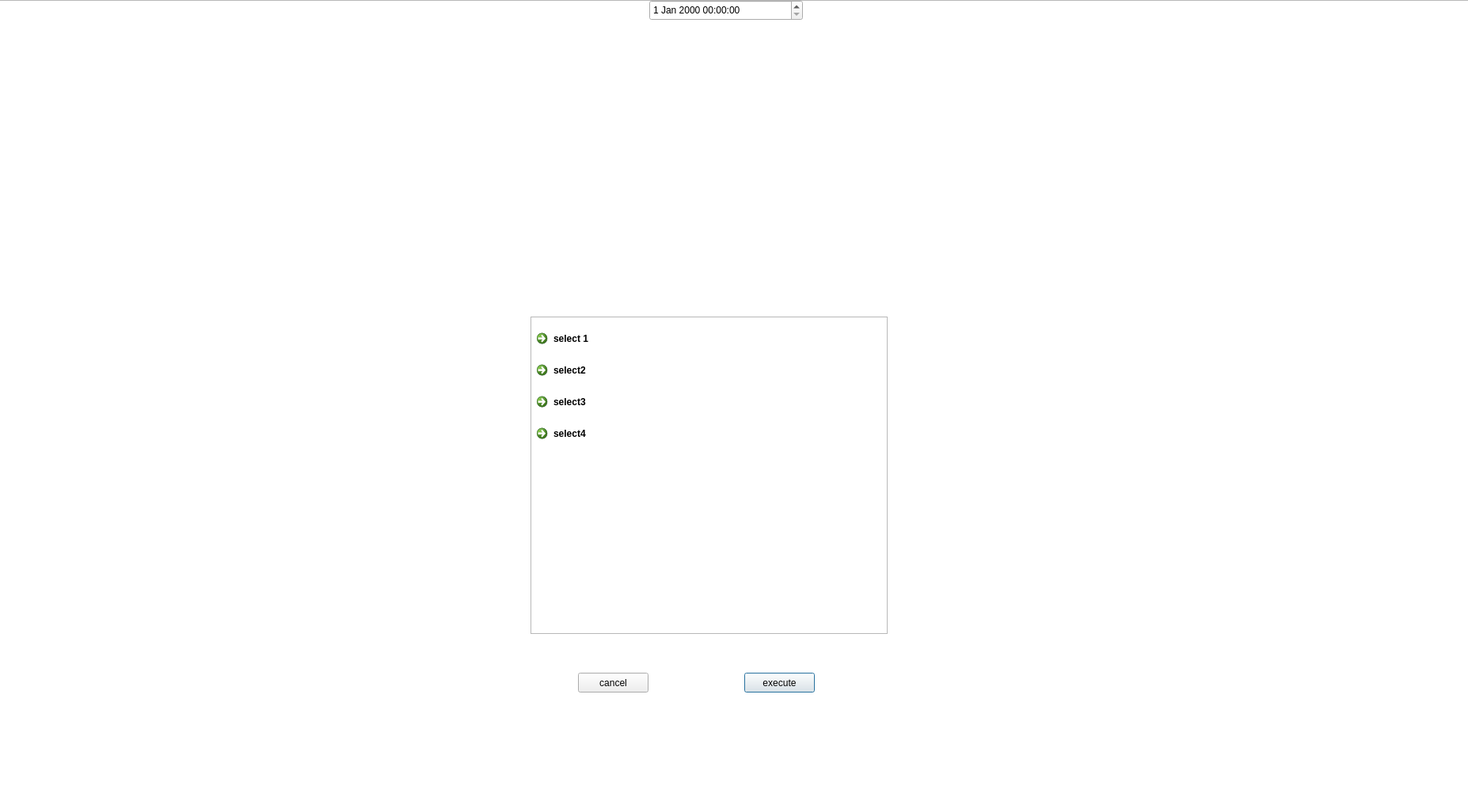
<?xml version="1.0" encoding="UTF-8"?>
<ui version="4.0">
 <class>Dialog</class>
 <widget class="QDialog" name="Dialog">
  <property name="geometry">
   <rect>
    <x>0</x>
    <y>0</y>
    <width>1854</width>
    <height>1026</height>
   </rect>
  </property>
  <property name="windowTitle">
   <string>Dialog</string>
  </property>
  <widget class="QListView" name="zd4">
   <property name="geometry">
    <rect>
     <x>-10</x>
     <y>0</y>
     <width>2021</width>
     <height>1061</height>
    </rect>
   </property>
  </widget>
  <widget class="QDateTimeEdit" name="dateTimeEdit">
   <property name="geometry">
    <rect>
     <x>820</x>
     <y>0</y>
     <width>194</width>
     <height>26</height>
    </rect>
   </property>
  </widget>
  <widget class="QPushButton" name="pushButton">
   <property name="geometry">
    <rect>
     <x>940</x>
     <y>850</y>
     <width>89</width>
     <height>25</height>
    </rect>
   </property>
   <property name="text">
    <string>execute</string>
   </property>
  </widget>
  <widget class="QPushButton" name="pushButton_2">
   <property name="geometry">
    <rect>
     <x>730</x>
     <y>850</y>
     <width>89</width>
     <height>25</height>
    </rect>
   </property>
   <property name="text">
    <string>cancel</string>
   </property>
  </widget>
  <widget class="QListView" name="zd3">
   <property name="geometry">
    <rect>
     <x>880</x>
     <y>510</y>
     <width>441</width>
     <height>331</height>
    </rect>
   </property>
  </widget>
  <widget class="QLabel" name="label">
   <property name="geometry">
    <rect>
     <x>680</x>
     <y>520</y>
     <width>1131</width>
     <height>321</height>
    </rect>
   </property>
   <property name="text">
    <string/>
   </property>
   <property name="pixmap">
    <pixmap>120.jpg</pixmap>
   </property>
  </widget>
  <widget class="QCommandLinkButton" name="room1">
   <property name="geometry">
    <rect>
     <x>670</x>
     <y>410</y>
     <width>177</width>
     <height>41</height>
    </rect>
   </property>
   <property name="text">
    <string>select 1</string>
   </property>
  </widget>
  <widget class="QCommandLinkButton" name="room2">
   <property name="geometry">
    <rect>
     <x>670</x>
     <y>450</y>
     <width>177</width>
     <height>41</height>
    </rect>
   </property>
   <property name="text">
    <string>select2</string>
   </property>
  </widget>
  <widget class="QCommandLinkButton" name="r00m3">
   <property name="geometry">
    <rect>
     <x>670</x>
     <y>490</y>
     <width>177</width>
     <height>41</height>
    </rect>
   </property>
   <property name="text">
    <string>select3</string>
   </property>
  </widget>
  <widget class="QCommandLinkButton" name="room4">
   <property name="geometry">
    <rect>
     <x>670</x>
     <y>530</y>
     <width>177</width>
     <height>41</height>
    </rect>
   </property>
   <property name="text">
    <string>select4</string>
   </property>
  </widget>
  <widget class="QListView" name="show">
   <property name="geometry">
    <rect>
     <x>670</x>
     <y>400</y>
     <width>451</width>
     <height>401</height>
    </rect>
   </property>
  </widget>
  <widget class="QLabel" name="label_2">
   <property name="geometry">
    <rect>
     <x>0</x>
     <y>-10</y>
     <width>1911</width>
     <height>1071</height>
    </rect>
   </property>
   <property name="text">
    <string/>
   </property>
   <property name="pixmap">
    <pixmap>9.jpg</pixmap>
   </property>
  </widget>
  <zorder>zd3</zorder>
  <zorder>zd4</zorder>
  <zorder>label_2</zorder>
  <zorder>show</zorder>
  <zorder>r00m3</zorder>
  <zorder>room2</zorder>
  <zorder>room1</zorder>
  <zorder>room4</zorder>
  <zorder>label</zorder>
  <zorder>pushButton</zorder>
  <zorder>pushButton_2</zorder>
  <zorder>dateTimeEdit</zorder>
 </widget>
 <resources/>
 <connections/>
</ui>
